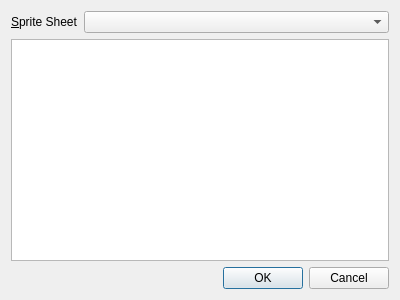
<?xml version="1.0" encoding="UTF-8"?>
<ui version="4.0">
 <class>ImageSelector</class>
 <widget class="QDialog" name="ImageSelector">
  <property name="geometry">
   <rect>
    <x>0</x>
    <y>0</y>
    <width>400</width>
    <height>300</height>
   </rect>
  </property>
  <property name="windowTitle">
   <string>Image Selector</string>
  </property>
  <layout class="QVBoxLayout" name="verticalLayout">
   <item>
    <layout class="QHBoxLayout" name="horizontalLayout">
     <item>
      <widget class="QLabel" name="label">
       <property name="sizePolicy">
        <sizepolicy hsizetype="Maximum" vsizetype="Preferred">
         <horstretch>0</horstretch>
         <verstretch>0</verstretch>
        </sizepolicy>
       </property>
       <property name="text">
        <string>&amp;Sprite Sheet</string>
       </property>
       <property name="buddy">
        <cstring>cbSpriteSheet</cstring>
       </property>
      </widget>
     </item>
     <item>
      <widget class="QComboBox" name="cbSpriteSheet"/>
     </item>
    </layout>
   </item>
   <item>
    <widget class="QGraphicsView" name="canvas"/>
   </item>
   <item>
    <widget class="QDialogButtonBox" name="buttonBox">
     <property name="orientation">
      <enum>Qt::Horizontal</enum>
     </property>
     <property name="standardButtons">
      <set>QDialogButtonBox::Cancel|QDialogButtonBox::Ok</set>
     </property>
    </widget>
   </item>
  </layout>
 </widget>
 <tabstops>
  <tabstop>buttonBox</tabstop>
 </tabstops>
 <resources/>
 <connections>
  <connection>
   <sender>buttonBox</sender>
   <signal>accepted()</signal>
   <receiver>ImageSelector</receiver>
   <slot>accept()</slot>
   <hints>
    <hint type="sourcelabel">
     <x>248</x>
     <y>254</y>
    </hint>
    <hint type="destinationlabel">
     <x>157</x>
     <y>274</y>
    </hint>
   </hints>
  </connection>
  <connection>
   <sender>buttonBox</sender>
   <signal>rejected()</signal>
   <receiver>ImageSelector</receiver>
   <slot>reject()</slot>
   <hints>
    <hint type="sourcelabel">
     <x>316</x>
     <y>260</y>
    </hint>
    <hint type="destinationlabel">
     <x>286</x>
     <y>274</y>
    </hint>
   </hints>
  </connection>
 </connections>
</ui>
